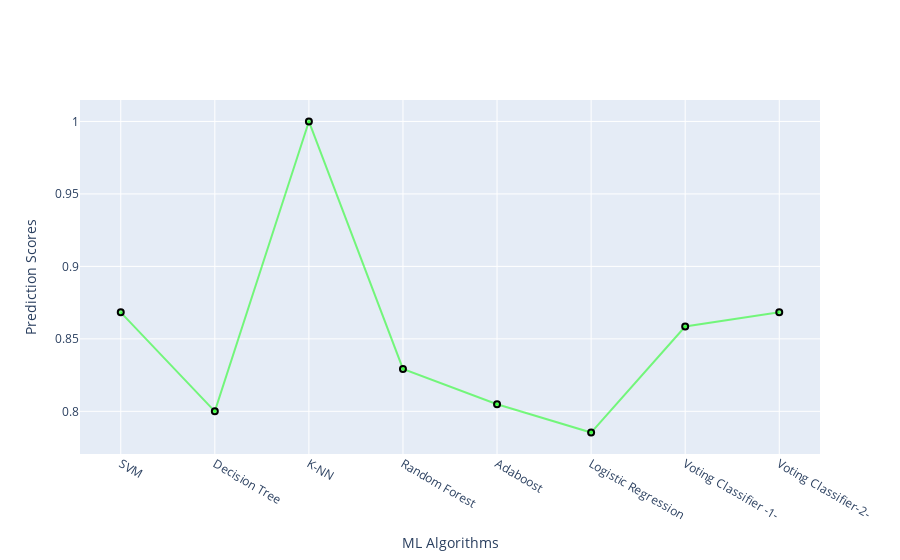

The code cell stored with this chart in its notebook:
### Code cell
scores=[SVMscore_test,DTCscore_test,knn_score,RFCscore,Adascore,LRscore,vooting1,vooting2]
AlgorthmsName=["SVM","Decision Tree","K-NN","Random Forest","Adaboost","Logistic Regression", 'Voting Classifier -1-','Voting Classifier-2-']

#create traces

trace1 = go.Scatter(
    x = AlgorthmsName,
    y= scores,
    name='Algortms Name',
    marker =dict(color='rgba(0,255,0,0.5)',
               line =dict(color='rgb(0,0,0)',width=2)),
                text=AlgorthmsName
)
data = [trace1]

layout = go.Layout(barmode = "group",
                  xaxis= dict(title= 'ML Algorithms',ticklen= 5,zeroline= False),
              yaxis= dict(title= 'Prediction Scores',ticklen= 5,zeroline= False))
fig = go.Figure(data = data, layout = layout)
iplot(fig)

### Figure 1 — Plotly figure (JSON) as saved in the notebook; plotly's stock layout.template omitted (floating-point values rounded to 4 significant figures)
{"data": [{"marker": {"color": "rgba(0,255,0,0.5)", "line": {"color": "rgb(0,0,0)", "width": 2}}, "name": "Algortms Name", "text": ["SVM", "Decision Tree", "K-NN", "Random Forest", "Adaboost", "Logistic Regression", "Voting Classifier -1-", "Voting Classifier-2-"], "type": "scatter", "x": ["SVM", "Decision Tree", "K-NN", "Random Forest", "Adaboost", "Logistic Regression", "Voting Classifier -1-", "Voting Classifier-2-"], "y": [0.8683, 0.8, 1, 0.8293, 0.8049, 0.7854, 0.8585, 0.8683]}], "layout": {"barmode": "group", "xaxis": {"ticklen": 5, "title": {"text": "ML Algorithms"}, "zeroline": false}, "yaxis": {"ticklen": 5, "title": {"text": "Prediction Scores"}, "zeroline": false}}}
